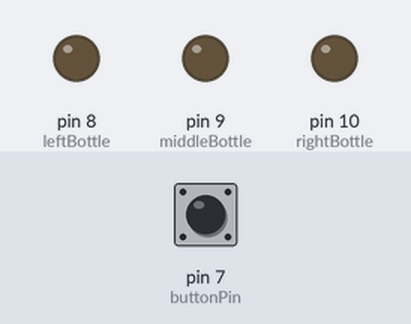
A sketch run on a simulated Arduino Uno, built with avr-gcc and run on an emulated ATmega328P. Parts: output pins drawn as LEDs (lit = HIGH). Inputs (shaded band) come from the test bench; at power-on: pin 7 (buttonPin) LOW. What the sketch prints to the serial monitor is not drawn.

Above: at 1.2 s.
1.3 s: pin 7 (buttonPin) pulled HIGH for 3.2 s
At 2.5 s:
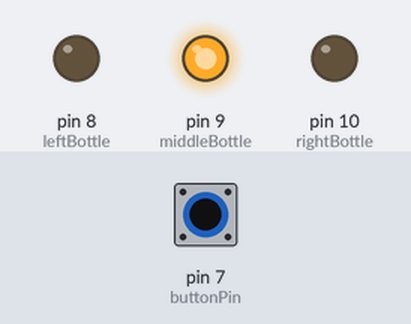
7.0 s: pin 7 (buttonPin) pulled HIGH for 0.15 s
At 9.7 s:
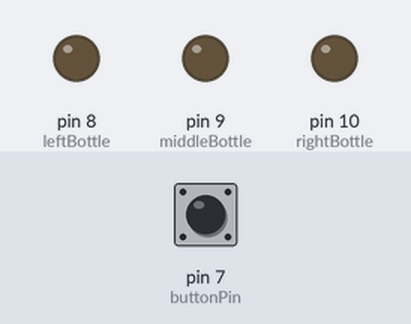
10.1 s: pin 7 (buttonPin) pulled HIGH for 1 s
At 10.5 s:
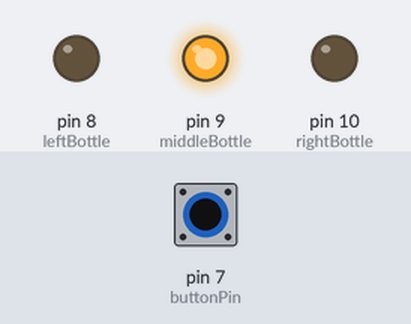
Timing chart, 0 to 13.1 s (numbered marks = the images above; inputs shaded):
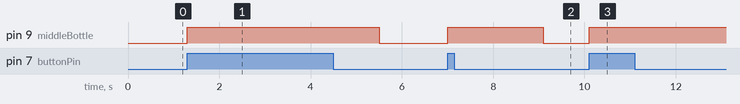

The sketch:

Bevande.ino
```cpp
#define SLAVE_ADD 4

unsigned long TIME_TO_POUR = 2100;

byte ratio1 = 0;
byte ratio2 = 1;
byte ratio3 = 0;

// bool isStarting = true;
// bool isFinished = false;

int leftBottle = 8;
int middleBottle = 9;
int rightBottle = 10;

const int buttonPin = 7;

bool active = false;

// variables will change:
int buttonState = 0;  // variable for reading the pushbutton status

unsigned long t1 = millis();


void setup() {
  // setup pumps
  pinMode(leftBottle, OUTPUT);
  pinMode(middleBottle, OUTPUT);
  pinMode(rightBottle, OUTPUT);
  // setting all relays to off
  //digitalWrite(leftBottle, HIGH);
  //digitalWrite(middleBottle, HIGH);
  //digitalWrite(rightBottle, HIGH);

  // initialize the pushbutton pin as an input:
  pinMode(buttonPin, INPUT);
  Serial.begin(9600);
 }

void loop() {

  // read the state of the pushbutton value:
  buttonState = digitalRead(buttonPin);
  //Serial.println(buttonState);


  // check if the pushbutton is pressed. If it is, the buttonState is HIGH:
  if (buttonState == HIGH && !active) {
    // start pourting
    active = true;
  }

    t1 = millis();
    int totalRatio = ratio1 + ratio2 + ratio3;
    // we do not pour for the same amount of time for every drink
    // this is because each drink might use 2 or more dispensers simultaneously
    // this means that there is a higher rate of flow when more dispensers are active
    // thus we need a shorter time if this is the case

    while ((millis() - t1 <= TIME_TO_POUR * (double) maximum(ratio1, ratio2, ratio3) / totalRatio) && active ) {
      // pouring from each bottle depending on the ratios:
      Serial.println(active);

      // pour from the left bottle
      if (millis() - t1 <= TIME_TO_POUR * ((double)ratio1 / totalRatio)) {
        digitalWrite(leftBottle, HIGH);
      } else {
        digitalWrite(leftBottle, LOW);
      }

        // pour from the middle bottle
        if (millis() - t1 <= TIME_TO_POUR * ((double)ratio2 / totalRatio)) {
          digitalWrite(middleBottle, HIGH);
        } else {
          digitalWrite(middleBottle, LOW);
        }

        // pour from the right bottle
        if (millis() - t1 <= TIME_TO_POUR * ((double)ratio3 / totalRatio)) {
          digitalWrite(rightBottle, HIGH);
        } else {
          digitalWrite(rightBottle, LOW);
        }
  }
  // stop pouring
  active = false;
}


/**
 * Returns the maximum value from 3 bytes
 */
int maximum(byte r1, byte r2, byte r3) {
  if (r1 > r2) {
    if (r1 >= r3) {
      return r1;
    } else {
      return r3;
    }
  } else {
    if (r2 > r3) {
      return r2;
    } else {
      return r3;
    }
  }
}
```

Measured:
- after the input at 1.3 s, pin 9 (middleBottle): LOW → HIGH at once, → LOW 4.2 s later
- after the input at 7.0 s, pin 9 (middleBottle): LOW → HIGH at once, → LOW 2.1 s later
- after the input at 10.1 s, pin 9 (middleBottle): LOW → HIGH at once
